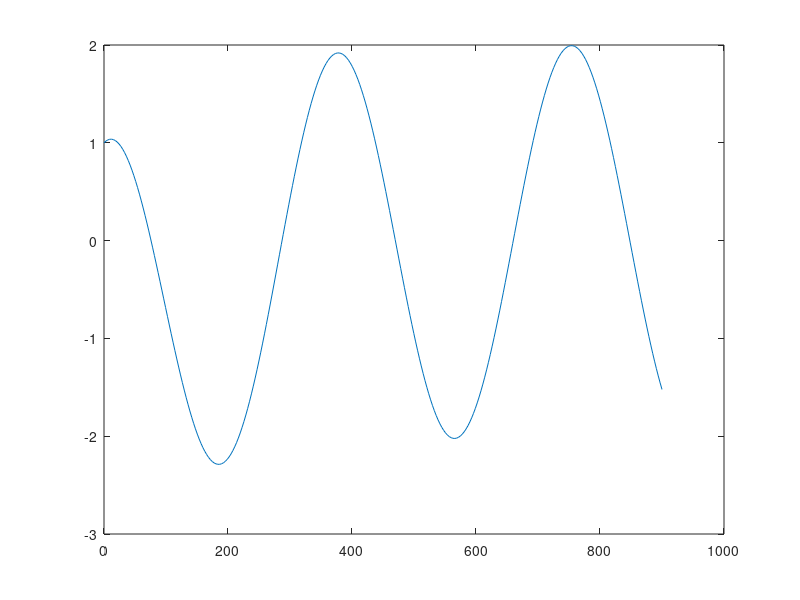

MATLAB code to generate this figure:
function energyPlots()
  % Just some plots of functions to try
  tt = linspace(0, 900, 300);
  plot(tt, -exp(-tt/150) + 2*cos(tt/60))
end
